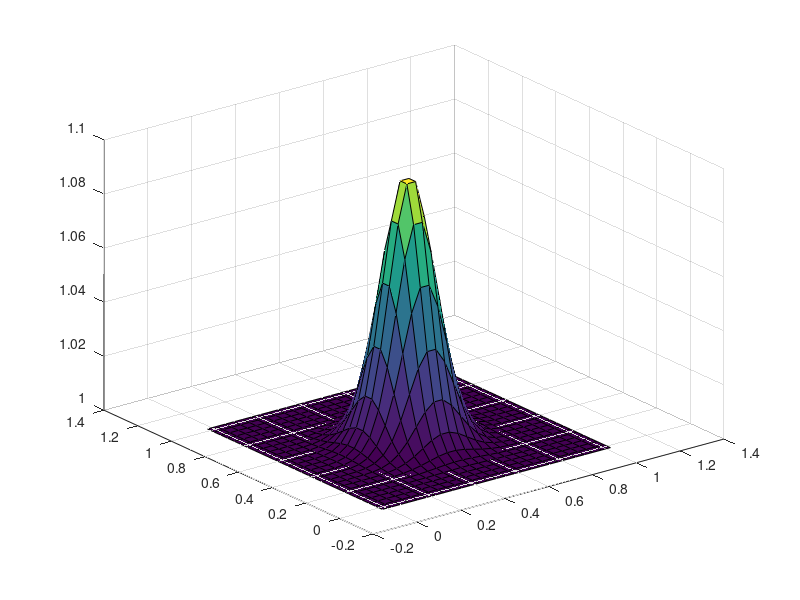

The MATLAB script that drew this image:
clear
close all

grid.xmin = 0;
grid.xmax = 1;
grid.ymin = 0;
grid.ymax = 1;
grid.nx = 25;
grid.ny = 25;


% Compute grid spacing
grid.dx = (grid.xmax - grid.xmin) / grid.nx;
grid.dy = (grid.ymax - grid.ymin) / grid.ny;

% Create coordinate arrays (xmin-dx/2 and xmax+dx/2) for ghost cells
grid.x = (grid.xmin - grid.dx/2) : grid.dx : (grid.xmax + grid.dx/2);
grid.y = (grid.ymin - grid.dy/2) : grid.dy : (grid.ymax + grid.dy/2);
   


    ii = 0 : grid.nx+2;
    jj = 0 : grid.ny+2;

    f = 7;
    h0 = 1;

    xsq = ((ii - grid.nx/2)*f/grid.nx).*((ii - grid.nx/2)*f/grid.nx); 
    ysq = ((jj - grid.ny/2)*f/grid.ny).*((jj - grid.ny/2)*f/grid.ny);

    for i = 1 : grid.nx+2

        for j = 1 : grid.ny+2
            flow.h(i,j) = h0 + 0.1*exp(-xsq(i))*exp(-ysq(j));
        end
    end
        
    size(grid.x)
    size(grid.y)
    size(flow.h)
    
surf(grid.x,grid.y,flow.h)
    
    
    